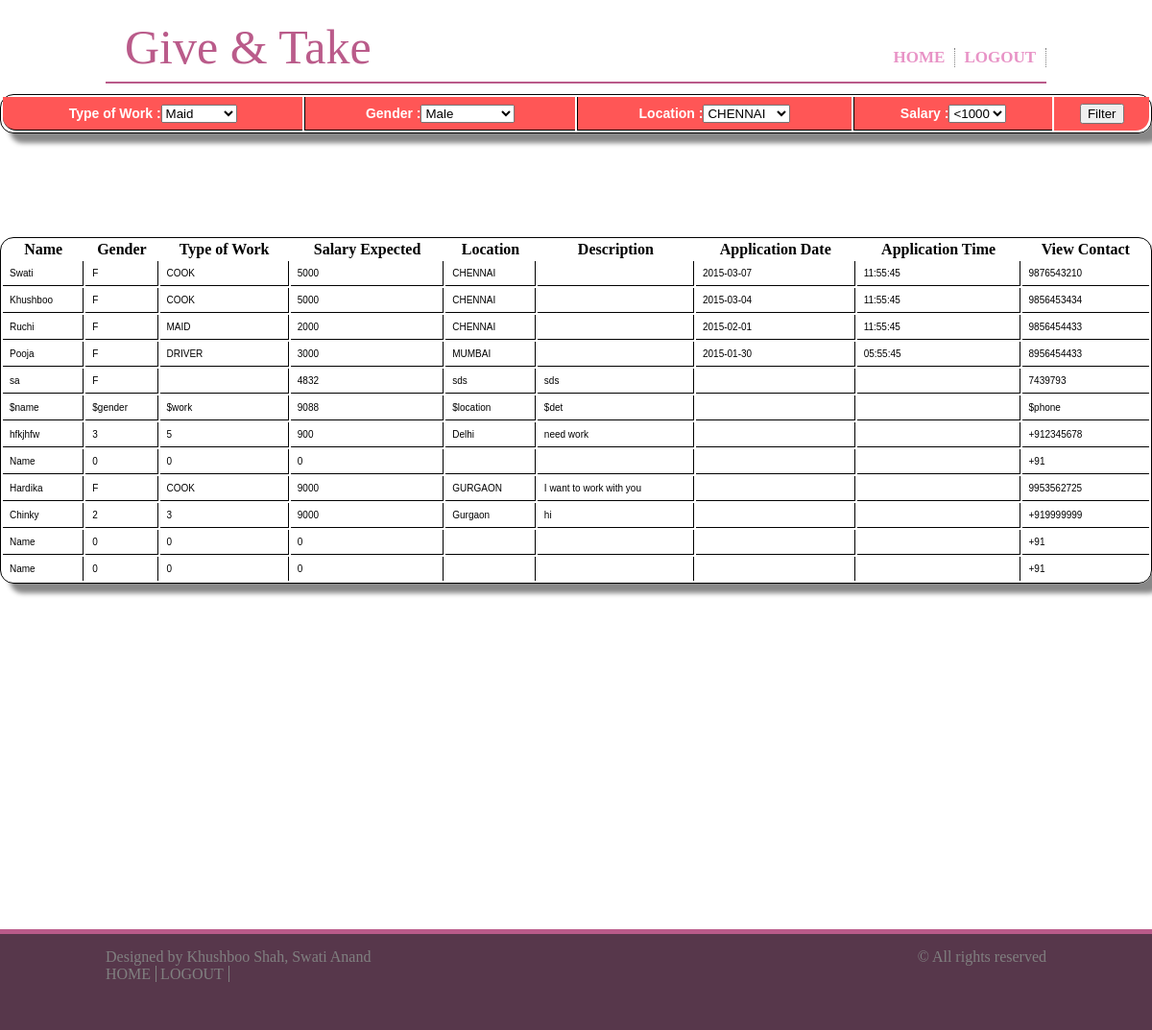
The app's page /servicecheck.php (signed in) with its own data.
### tables this page shows
CREATE TABLE IF NOT EXISTS `job_seekers` (
  `Name` varchar(100) NOT NULL,
  `Gender` varchar(10) DEFAULT NULL,
  `Dob_Date` int(2) DEFAULT NULL,
  `Dob_Month` int(2) DEFAULT NULL,
  `Dob_Year` int(4) DEFAULT NULL,
  `Contact_No` varchar(10) DEFAULT NULL,
  `Type_of_Work` varchar(30) DEFAULT NULL,
  `Salary` int(10) DEFAULT NULL,
  `Location` varchar(30) DEFAULT NULL,
  `Description` varchar(500) DEFAULT NULL,
  `status` varchar(10) DEFAULT 'ACTIVE',
  `App_Id` int(10) NOT NULL AUTO_INCREMENT,
  `Reg_date` date DEFAULT NULL,
  `Reg_Time` time DEFAULT NULL,
  `Aadhar_No` varchar(12) DEFAULT NULL,
  `Password` varchar(30) DEFAULT NULL,
  PRIMARY KEY (`App_Id`)
);

### servicecheck.php (the view, shortened to what this page needs)
<html>
<head>
<link rel="stylesheet" type="text/css" href="style.css">
</head>
<body>
<div class="header">
<div class="logo"><a href="#">
Give & Take</a>
</div>
<div class="nav">
<ul class="ul1" style="float:right;">
<li><span class="li1"><a href="index.php">HOME</a></span></li>
<li><span class="li1"><a href="logout.php"> LOGOUT</a></span></li>
</ul>
</div>
</div>
<table width="100%" class="CSSTableGenerator">
<form name="myForm" action="servicecheck.php" method="post">
<tr>
<td>
<label>Type of Work :</label><select id="tow" name="tow"><option value="Maid">Maid</option></select>
</td>
<td>
<label>Gender :</label><select id="gender" name="gender"><option value="M">Male</option><option value="F">Female</option><option value="T">Transgender</option></select>
</td>
<td>
<label>Location :</label><select id="location" name="location"><?php
$con = mysql_connect("localhost","root","");
$data= mysql_query("select DISTINCT Location from Job_Seekers",$con);
while($row=mysql_fetch_array($data))
{
  echo "<option value='$row[0]'>$row[0]</option>";
}
 ?></select>
</td>
<td>
<label>Salary :</label><select id="salary" name="salary"><option value="1000"><1000</option><option value="2000"><2000</option><option value="3000"><3000</option>
</select>
</td>
<td>
<input type="submit" value="Filter"/></td>
</tr>
</form>
</table>
<br/>
<br/>
<br/>
<br/>
<br/>
<br/>
<?php
if($_SESSION['mail'] == null)
header('Location:index.php');
else
{
	if($_POST)
	{
	   $tow= $_POST["tow"];
	   $gender=$_POST["gender"];
	   $location=$_POST["location"];
	   $salary=$_POST["salary"];
	   $conn=mysql_connect("localhost","root","");
	   if($conn)
	   {
			mysql_select_db("Hackathon" , $conn);
echo "<table width='100%' class='CSSTableGenerator'>";
echo "<tr><th>Name</th><th>Gender</th><th>Type of Work</th><th>Salary Expected</th><th>Location</th><th>Description</th><th>Application Date</th><th>Application Time</th><th>View Contact</th></tr>";
$que1=mysql_query("select Name, Gender, Type_Of_Work, Salary, Location, Description, Reg_date, Reg_Time, Contact_No from  Job_Seekers where status='ACTIVE' && Type_Of_Work='$tow' && Gender='$gender' && Location='$location' && Salary<$salary",$conn);
while($rdata=mysql_fetch_array($que1))
{
print "<tr>";
print "<td>$rdata[0]</td>";
print "<td>$rdata[1]</td>";
print "<td>$rdata[2]</td>";
print "<td>$rdata[3]</td>";
print "<td>$rdata[4]</td>";
print "<td>$rdata[5]</td>";
print "<td>$rdata[6]</td>";
print "<td>$rdata[7]</td>";
echo "<td>$rdata[8]</td>";
print "</tr>";
}
}
}
	else
	{
	   $conn=mysql_connect("localhost","root","");
	   if($conn)
	   {
echo "<table width='100%' class='CSSTableGenerator'>";
echo "<tr><th>Name</th><th>Gender</th><th>Type of Work</th><th>Salary Expected</th><th>Location</th><th>Description</th><th>Application Date</th><th>Application Time</th><th>View Contact</th></tr>";
$que1=mysql_query("select Name, Gender, Type_Of_Work, Salary, Location, Description, Reg_date, Reg_Time, Contact_No from  Job_Seekers where status='ACTIVE'",$conn);
while($rdata=mysql_fetch_array($que1))
{
print "<tr>";
print "<td>$rdata[0]</td>";
print "<td>$rdata[1]</td>";
print "<td>$rdata[2]</td>";
print "<td>$rdata[3]</td>";
print "<td>$rdata[4]</td>";
print "<td>$rdata[5]</td>";
print "<td>$rdata[6]</td>";
print "<td>$rdata[7]</td>";
echo "<td>$rdata[8]</td>";
print "</tr>";
}
print "</table>";
}
}
}
?>
<br/>
<br/>
<br/>
<br/>
<br/>
<br/>
<br/>
<br/>
<br/>
<br/>
<br/>
<br/>
<br/>
<br/>
<br/>
<br/>
<br/>
<br/>
<br/>
<br/>
<div class="footer">
<div class="ftr">
<div class="ltft">
Designed by Khushboo Shah, Swati Anand<br>
<ul>
<li><a href="index.php">HOME</a></li>
<li><a href="logout.php" >LOGOUT</a></li>
</ul>
</div>
<div class="rtft">&copy All rights reserved</div>
</div>
</div>
</body>
</html>

### style.css (style rules this page uses)
body { margin:0px; padding:0px; }
.header { width:980px; margin:0px auto; height: 85px; background:white; border-bottom:solid 2px #BA5B8A; }
.logo a { padding:20px; float:left; font-size:50px; font-family:Magneto; color: #BA5B8A; text-decoration:none; }
.nav { float:right; width:600px; z-index:500; }
.ul1 { margin-top:50px; }
.li1 a { font-weight:bold; font-size:17px; color: rgba(231, 144, 196, 0.97); text-align:left; }
.ul1 li { display:inline-block; border-right:dotted gray 1px; margin-right:0px; padding:0px 10px 0px 5px; }
.ul1 a { text-decoration:none; }
.footer { background-color:#57374B; border-top:solid #BA5B8A 5px; height:100px; }
.ftr { width:980px; margin:0px auto; }
.ltft { margin-top:15px; float:left; width: 540px; color:gray; }
.ltft a { text-decoration:none; color:gray; }
.ltft ul { margin:0px 0px 0px -40px; }
.ltft li { display:inline; border-right:solid gray 1px; padding-right:5px; }
.rtft { margin-top:15px; float:right; color:gray; }

### servicecheck.php (style rules this page uses)
.CSSTableGenerator { margin:0px;padding:0px; width:100%; box-shadow: 10px 10px 5px #888888; border:1px solid #000000; -moz-border-radius-bottomleft:14px; -webkit-border-bottom-left-radius:14px; border-bottom-left-radius:14px; -moz-border-radius-bottomright:14px; -webkit-border-bottom-right-radius:14px; border-bottom-right-radius:14px; -moz-border-radius-topright:14px; -webkit-border-top-right-radius:14px; border-top-right-radius:14px; -moz-border-radius-topleft:14px; -webkit-border-top-left-radius:14px; border-top-left-radius:14px; }
.CSSTableGenerator tr:last-child td:last-child { -moz-border-radius-bottomright:14px; -webkit-border-bottom-right-radius:14px; border-bottom-right-radius:14px; }
.CSSTableGenerator tr:last-child td:first-child { -moz-border-radius-bottomleft:14px; -webkit-border-bottom-left-radius:14px; border-bottom-left-radius:14px; }
.CSSTableGenerator td { vertical-align:middle; background-color:#ffffff; border:1px solid #000000; border-width:0px 1px 1px 0px; text-align:left; padding:7px; font-size:10px; font-family:Arial; font-weight:normal; color:#000000; }
.CSSTableGenerator tr:last-child td { border-width:0px 1px 0px 0px; }
.CSSTableGenerator tr td:last-child { border-width:0px 0px 1px 0px; }
.CSSTableGenerator tr:last-child td:last-child { border-width:0px 0px 0px 0px; }
.CSSTableGenerator tr:first-child td { background:-o-linear-gradient(bottom, #ff5656 5%, #7f0000 100%); background:-webkit-gradient( linear, left top, left bottom, color-stop (0.05, #ff5656), color-stop(1, #7f0000) ); background:-moz-linear-gradient( center top, #ff5656 5%, #7f0000 100% ); filter:progid:DXImageTransform.Microsoft.gradient (startColorstr="#ff5656", endColorstr="#7f0000"); background: -o-linear- gradient(top,#ff5656,7f0000); background-color:#ff5656; border:0px solid #000000; text-align:center; border-width:0px 0px 1px 1px; font-size:14px; font-family:Arial; font-weight:bold; color:#ffffff; }
.CSSTableGenerator tr:first-child td:first-child { border-width:0px 0px 1px 0px; }

### records on screen
job_seekers: Name "Swati", Gender "F", Type_of_Work "COOK", Salary "5000", Location "CHENNAI", Reg_date "2015-03-07", Reg_Time "11:55:45", Contact_No "9876543210"
job_seekers: Name "Khushboo", Gender "F", Type_of_Work "COOK", Salary "5000", Location "CHENNAI", Reg_date "2015-03-04", Reg_Time "11:55:45", Contact_No "9856453434"
job_seekers: Name "Ruchi", Gender "F", Type_of_Work "MAID", Salary "2000", Location "CHENNAI", Reg_date "2015-02-01", Reg_Time "11:55:45", Contact_No "9856454433"
job_seekers: Name "Pooja", Gender "F", Type_of_Work "DRIVER", Salary "3000", Location "MUMBAI", Reg_date "2015-01-30", Reg_Time "05:55:45", Contact_No "8956454433"
job_seekers: Name "sa", Gender "F", Salary "4832", Location "sds", Description "sds", Contact_No "7439793"
job_seekers: Name "$name", Gender "$gender", Type_of_Work "$work", Salary "9088", Location "$location", Description "$det", Contact_No "$phone"
job_seekers: Name "hfkjhfw", Gender "3", Type_of_Work "5", Salary "900", Location "Delhi", Description "need work", Contact_No "+912345678"
job_seekers: Name "Name", Gender "0", Type_of_Work "0", Salary "0", Contact_No "+91"
job_seekers: Name "Hardika", Gender "F", Type_of_Work "COOK", Salary "9000", Location "GURGAON", Description "I want to work with you", Contact_No "9953562725"
job_seekers: Name "Chinky", Gender "2", Type_of_Work "3", Salary "9000", Location "Gurgaon", Description "hi", Contact_No "+919999999"
job_seekers: Name "Name", Gender "0", Type_of_Work "0", Salary "0", Contact_No "+91"
job_seekers: Name "Name", Gender "0", Type_of_Work "0", Salary "0", Contact_No "+91"

### other values on screen
form field location "CHENNAI"
